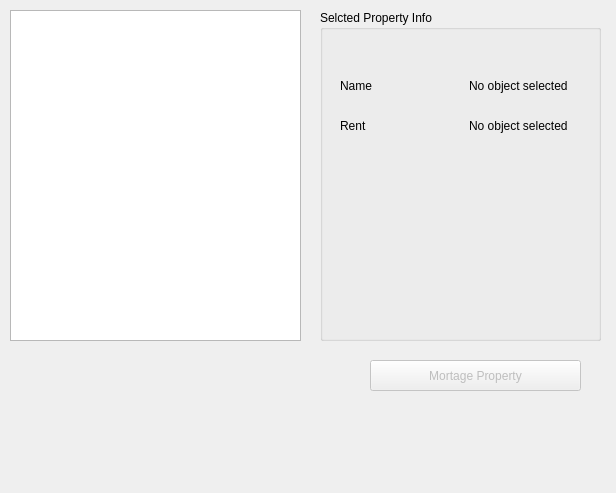
<?xml version="1.0" encoding="UTF-8"?>
<ui version="4.0">
 <class>PropertyDisplay</class>
 <widget class="QDialog" name="PropertyDisplay">
  <property name="geometry">
   <rect>
    <x>0</x>
    <y>0</y>
    <width>616</width>
    <height>493</height>
   </rect>
  </property>
  <property name="windowTitle">
   <string>Dialog</string>
  </property>
  <widget class="QListWidget" name="PropertyList">
   <property name="geometry">
    <rect>
     <x>10</x>
     <y>10</y>
     <width>291</width>
     <height>331</height>
    </rect>
   </property>
  </widget>
  <widget class="QGroupBox" name="groupBox">
   <property name="geometry">
    <rect>
     <x>320</x>
     <y>10</y>
     <width>281</width>
     <height>331</height>
    </rect>
   </property>
   <property name="title">
    <string>Selcted Property Info</string>
   </property>
   <widget class="QWidget" name="layoutWidget">
    <property name="geometry">
     <rect>
      <x>20</x>
      <y>100</y>
      <width>251</width>
      <height>31</height>
     </rect>
    </property>
    <layout class="QHBoxLayout" name="horizontalLayout_2">
     <item>
      <widget class="QLabel" name="rentLabel">
       <property name="text">
        <string>Rent</string>
       </property>
      </widget>
     </item>
     <item>
      <widget class="QLabel" name="RentStrin">
       <property name="text">
        <string>No object selected</string>
       </property>
      </widget>
     </item>
    </layout>
   </widget>
   <widget class="QWidget" name="">
    <property name="geometry">
     <rect>
      <x>20</x>
      <y>60</y>
      <width>251</width>
      <height>31</height>
     </rect>
    </property>
    <layout class="QHBoxLayout" name="horizontalLayout">
     <item>
      <widget class="QLabel" name="nameLabel">
       <property name="text">
        <string>Name</string>
       </property>
      </widget>
     </item>
     <item>
      <widget class="QLabel" name="label_2">
       <property name="text">
        <string>No object selected</string>
       </property>
      </widget>
     </item>
    </layout>
   </widget>
  </widget>
  <widget class="QPushButton" name="pushButton">
   <property name="enabled">
    <bool>false</bool>
   </property>
   <property name="geometry">
    <rect>
     <x>370</x>
     <y>360</y>
     <width>211</width>
     <height>31</height>
    </rect>
   </property>
   <property name="text">
    <string>Mortage Property</string>
   </property>
  </widget>
 </widget>
 <resources/>
 <connections/>
</ui>
